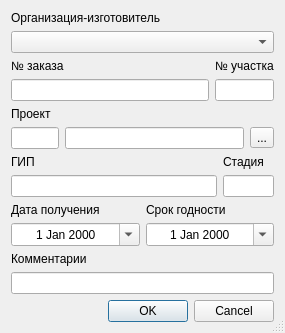
<?xml version="1.0" encoding="UTF-8"?>
<ui version="4.0">
 <class>GeobaseProp</class>
 <widget class="QDialog" name="GeobaseProp">
  <property name="geometry">
   <rect>
    <x>0</x>
    <y>0</y>
    <width>285</width>
    <height>333</height>
   </rect>
  </property>
  <property name="windowTitle">
   <string>Геоподоснова</string>
  </property>
  <property name="sizeGripEnabled">
   <bool>true</bool>
  </property>
  <layout class="QVBoxLayout" name="verticalLayout_10">
   <item>
    <layout class="QVBoxLayout" name="verticalLayout_9">
     <item>
      <widget class="QLabel" name="label_9">
       <property name="text">
        <string>Организация-изготовитель</string>
       </property>
      </widget>
     </item>
     <item>
      <widget class="QComboBox" name="cbMaker">
       <property name="sizeAdjustPolicy">
        <enum>QComboBox::AdjustToMinimumContentsLength</enum>
       </property>
      </widget>
     </item>
    </layout>
   </item>
   <item>
    <layout class="QHBoxLayout" name="horizontalLayout" stretch="8,2">
     <item>
      <layout class="QVBoxLayout" name="verticalLayout">
       <item>
        <widget class="QLabel" name="label">
         <property name="text">
          <string>№ заказа</string>
         </property>
        </widget>
       </item>
       <item>
        <widget class="QLineEdit" name="leOrderNum">
         <property name="alignment">
          <set>Qt::AlignCenter</set>
         </property>
        </widget>
       </item>
      </layout>
     </item>
     <item>
      <layout class="QVBoxLayout" name="verticalLayout_2">
       <item>
        <widget class="QLabel" name="label_2">
         <property name="text">
          <string>№ участка</string>
         </property>
        </widget>
       </item>
       <item>
        <widget class="QLineEdit" name="leSiteNum">
         <property name="alignment">
          <set>Qt::AlignCenter</set>
         </property>
        </widget>
       </item>
      </layout>
     </item>
    </layout>
   </item>
   <item>
    <layout class="QVBoxLayout" name="verticalLayout_6">
     <item>
      <widget class="QLabel" name="label_4">
       <property name="text">
        <string>Проект</string>
       </property>
       <property name="alignment">
        <set>Qt::AlignLeading|Qt::AlignLeft|Qt::AlignVCenter</set>
       </property>
      </widget>
     </item>
     <item>
      <layout class="QHBoxLayout" name="horizontalLayout_4" stretch="20,75,0">
       <item>
        <widget class="QLineEdit" name="leIdProject">
         <property name="inputMethodHints">
          <set>Qt::ImhDigitsOnly</set>
         </property>
         <property name="alignment">
          <set>Qt::AlignCenter</set>
         </property>
        </widget>
       </item>
       <item>
        <widget class="QLineEdit" name="leProjName">
         <property name="readOnly">
          <bool>true</bool>
         </property>
        </widget>
       </item>
       <item>
        <widget class="QToolButton" name="toolButton">
         <property name="baseSize">
          <size>
           <width>25</width>
           <height>0</height>
          </size>
         </property>
         <property name="text">
          <string>...</string>
         </property>
        </widget>
       </item>
      </layout>
     </item>
    </layout>
   </item>
   <item>
    <layout class="QHBoxLayout" name="horizontalLayout_2" stretch="8,2">
     <item>
      <layout class="QVBoxLayout" name="verticalLayout_3">
       <item>
        <widget class="QLabel" name="label_3">
         <property name="text">
          <string>ГИП</string>
         </property>
        </widget>
       </item>
       <item>
        <widget class="QLineEdit" name="leGip">
         <property name="readOnly">
          <bool>true</bool>
         </property>
        </widget>
       </item>
      </layout>
     </item>
     <item>
      <layout class="QVBoxLayout" name="verticalLayout_4">
       <item>
        <widget class="QLabel" name="label_5">
         <property name="text">
          <string>Стадия</string>
         </property>
        </widget>
       </item>
       <item>
        <widget class="QLineEdit" name="leStage">
         <property name="alignment">
          <set>Qt::AlignCenter</set>
         </property>
         <property name="readOnly">
          <bool>true</bool>
         </property>
        </widget>
       </item>
      </layout>
     </item>
    </layout>
   </item>
   <item>
    <layout class="QHBoxLayout" name="horizontalLayout_3">
     <item>
      <layout class="QVBoxLayout" name="verticalLayout_5">
       <item>
        <widget class="QLabel" name="label_6">
         <property name="text">
          <string>Дата получения</string>
         </property>
        </widget>
       </item>
       <item>
        <widget class="QDateEdit" name="deDateRcv">
         <property name="alignment">
          <set>Qt::AlignCenter</set>
         </property>
         <property name="calendarPopup">
          <bool>true</bool>
         </property>
        </widget>
       </item>
      </layout>
     </item>
     <item>
      <layout class="QVBoxLayout" name="verticalLayout_7">
       <item>
        <widget class="QLabel" name="label_7">
         <property name="text">
          <string>Срок годности</string>
         </property>
        </widget>
       </item>
       <item>
        <widget class="QDateEdit" name="deDateExp">
         <property name="alignment">
          <set>Qt::AlignCenter</set>
         </property>
         <property name="calendarPopup">
          <bool>true</bool>
         </property>
        </widget>
       </item>
      </layout>
     </item>
    </layout>
   </item>
   <item>
    <layout class="QVBoxLayout" name="verticalLayout_8">
     <item>
      <widget class="QLabel" name="label_8">
       <property name="text">
        <string>Комментарии</string>
       </property>
      </widget>
     </item>
     <item>
      <widget class="QLineEdit" name="leComments"/>
     </item>
    </layout>
   </item>
   <item>
    <widget class="QDialogButtonBox" name="buttonBox">
     <property name="orientation">
      <enum>Qt::Horizontal</enum>
     </property>
     <property name="standardButtons">
      <set>QDialogButtonBox::Cancel|QDialogButtonBox::Ok</set>
     </property>
    </widget>
   </item>
  </layout>
 </widget>
 <resources/>
 <connections>
  <connection>
   <sender>buttonBox</sender>
   <signal>accepted()</signal>
   <receiver>GeobaseProp</receiver>
   <slot>Accept()</slot>
   <hints>
    <hint type="sourcelabel">
     <x>248</x>
     <y>254</y>
    </hint>
    <hint type="destinationlabel">
     <x>157</x>
     <y>274</y>
    </hint>
   </hints>
  </connection>
  <connection>
   <sender>buttonBox</sender>
   <signal>rejected()</signal>
   <receiver>GeobaseProp</receiver>
   <slot>reject()</slot>
   <hints>
    <hint type="sourcelabel">
     <x>316</x>
     <y>260</y>
    </hint>
    <hint type="destinationlabel">
     <x>286</x>
     <y>274</y>
    </hint>
   </hints>
  </connection>
 </connections>
 <slots>
  <slot>Accept()</slot>
 </slots>
</ui>
